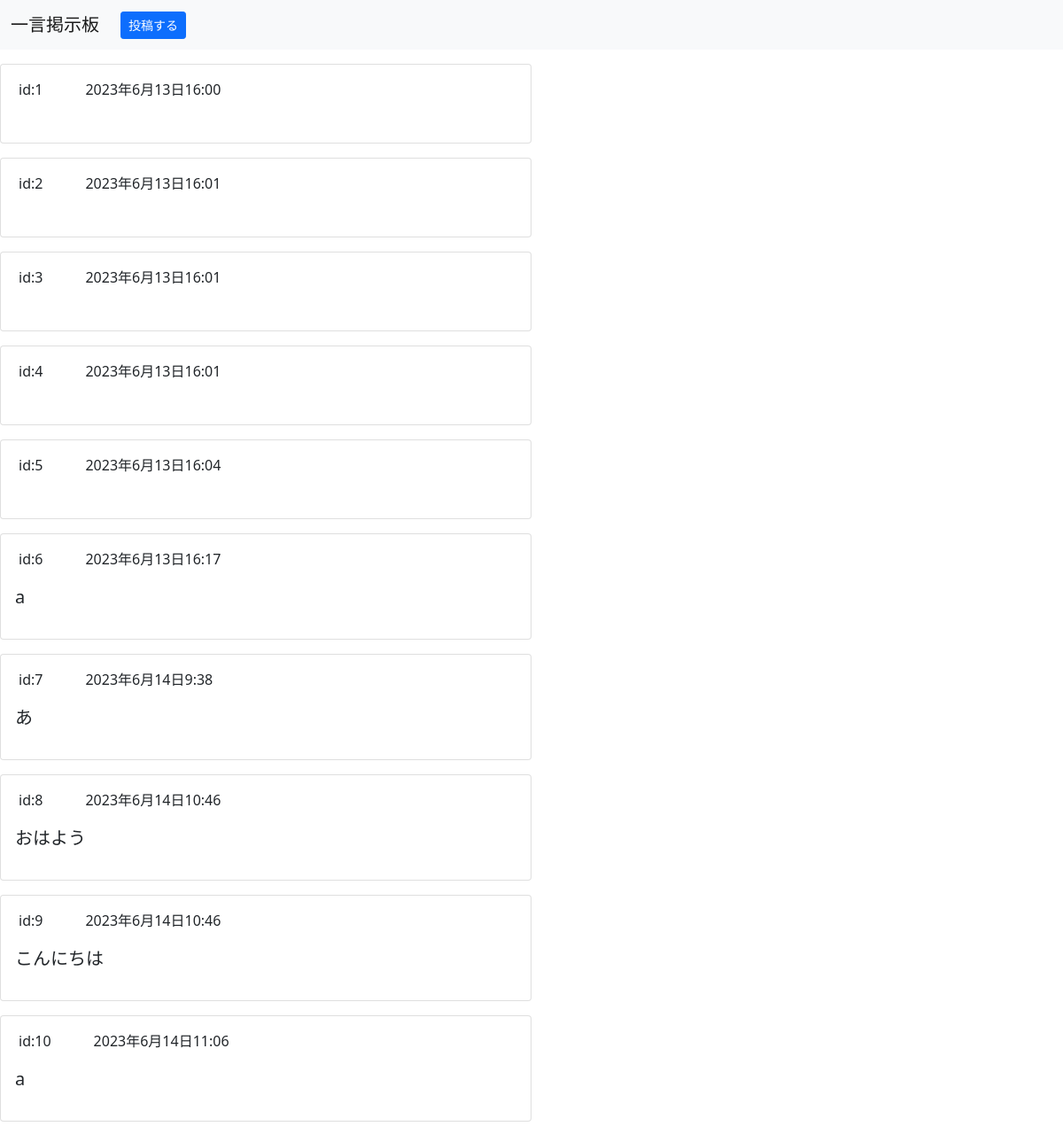
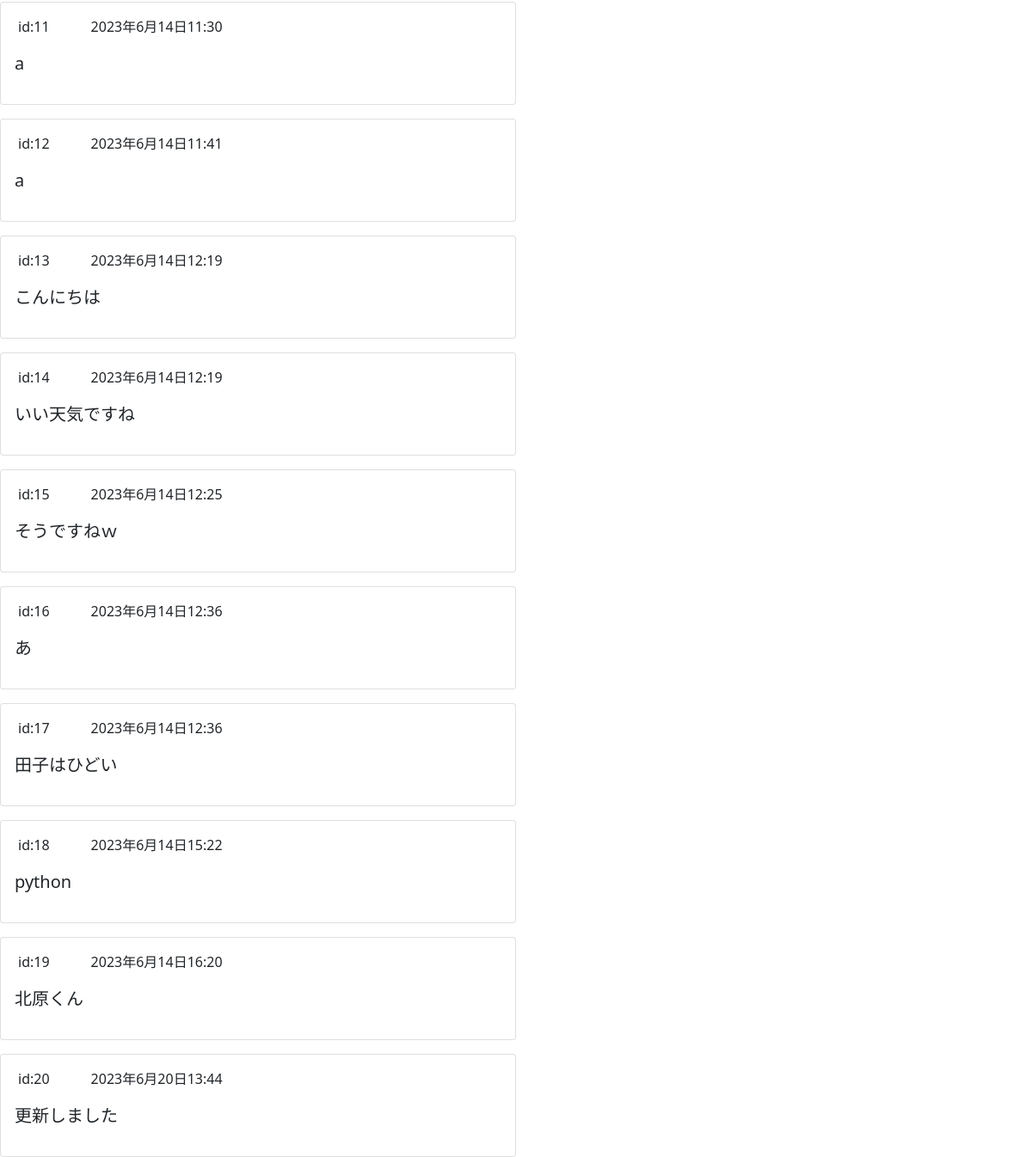
The page / on the database its author committed (2 pictures, top to bottom).
### snsapp/models.py (models this page shows)
class Post(models.Model):
    content = models.CharField(max_length=50)
    timestamp = models.DateTimeField(auto_now_add=True)

### snsapp/views.py (the view, shortened to what this page needs)
# urls.py: path('', PostlistView.as_view(), name='index'),
class PostlistView(ListView):
    template_name = 'index.html'   # 一覧画面のHTML
    model = Post

### template/index.html (shortened to what this page needs)
{% extends 'base.html' %}
{% block content%}
  <div class="container-fuild">
  {% for post in post_list %}
  <div class="card mt-3" style="width: 50%;">
    <div class="card-body">
      <div class="d-flex">
      <p class="ms-1 me-5">id:{{ post.id }}</p>
      <p>{{post.timestamp}}</p>
      </div>
      <p class="fs-5">{{ post.content }}</p>
    </div>
    </div>
  </div>
  {% endfor %}
{% endblock %}

### template/base.html (shortened to what this page needs)
<!DOCTYPE html>
{% load static %}
<html lang="ja">
<head>
  <link href="https://cdn.jsdelivr.net/npm/bootstrap@5.0.2/dist/css/bootstrap.min.css" rel="stylesheet">
</head>
<body>
  <nav class="navbar navbar-expand-lg navbar-light bg-light">
    <div class="container-fluid">
      <a class="navbar-brand" href="{% url 'index' %}">一言掲示板</a>
      <div class="collapse navbar-collapse" id="navbarSupportedContent">
        <ul class="navbar-nav me-auto mb-2 mb-lg-0">
          <a href="{% url 'create' %}" class="btn btn-primary btn-sm" tabindex="-1" role="button" aria-disabled="true">投稿する</a>
        </ul>
      </div>
    </div>
  </nav>
  {% block content %}
  {% endblock %}
</body>
</html>

### rows shown on the page
Post: id "1", timestamp "2023年6月13日16:00"
Post: id "2", timestamp "2023年6月13日16:01"
Post: id "3", timestamp "2023年6月13日16:01"
Post: id "4", timestamp "2023年6月13日16:01"
Post: id "5", timestamp "2023年6月13日16:04"
Post: id "6", timestamp "2023年6月13日16:17", content "a"
Post: id "7", timestamp "2023年6月14日9:38", content "あ"
Post: id "8", timestamp "2023年6月14日10:46", content "おはよう"
Post: id "9", timestamp "2023年6月14日10:46", content "こんにちは"
Post: id "10", timestamp "2023年6月14日11:06", content "a"
Post: id "11", timestamp "2023年6月14日11:30", content "a"
Post: id "12", timestamp "2023年6月14日11:41", content "a"
Post: id "13", timestamp "2023年6月14日12:19", content "こんにちは"
Post: id "14", timestamp "2023年6月14日12:19", content "いい天気ですね"
Post: id "15", timestamp "2023年6月14日12:25", content "そうですねｗ"
Post: id "16", timestamp "2023年6月14日12:36", content "あ"
Post: id "17", timestamp "2023年6月14日12:36", content "田子はひどい"
Post: id "18", timestamp "2023年6月14日15:22", content "python"
Post: id "19", timestamp "2023年6月14日16:20", content "北原くん"
Post: id "20", timestamp "2023年6月20日13:44", content "更新しました"
